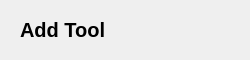
<?xml version="1.0" encoding="UTF-8"?>
<ui version="4.0">
 <class>FormCandidateTool</class>
 <widget class="QWidget" name="FormCandidateTool">
  <property name="geometry">
   <rect>
    <x>0</x>
    <y>0</y>
    <width>250</width>
    <height>60</height>
   </rect>
  </property>
  <property name="windowTitle">
   <string>Form</string>
  </property>
  <widget class="QLabel" name="label">
   <property name="geometry">
    <rect>
     <x>20</x>
     <y>20</y>
     <width>211</width>
     <height>20</height>
    </rect>
   </property>
   <property name="font">
    <font>
     <pointsize>15</pointsize>
     <weight>75</weight>
     <bold>true</bold>
    </font>
   </property>
   <property name="text">
    <string>Add Tool</string>
   </property>
   <property name="alignment">
    <set>Qt::AlignLeading|Qt::AlignLeft|Qt::AlignVCenter</set>
   </property>
  </widget>
  <widget class="QLabel" name="label_bg_image">
   <property name="geometry">
    <rect>
     <x>0</x>
     <y>0</y>
     <width>251</width>
     <height>61</height>
    </rect>
   </property>
   <property name="frameShape">
    <enum>QFrame::Panel</enum>
   </property>
   <property name="lineWidth">
    <number>0</number>
   </property>
   <property name="text">
    <string/>
   </property>
  </widget>
 </widget>
 <resources/>
 <connections/>
</ui>
